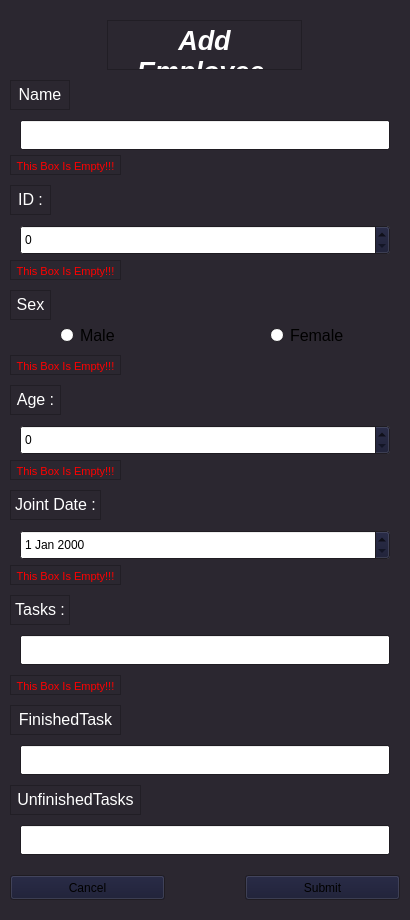
<?xml version="1.0" encoding="UTF-8"?>
<ui version="4.0">
 <class>MainWindow</class>
 <widget class="QMainWindow" name="MainWindow">
  <property name="enabled">
   <bool>true</bool>
  </property>
  <property name="geometry">
   <rect>
    <x>0</x>
    <y>0</y>
    <width>410</width>
    <height>920</height>
   </rect>
  </property>
  <property name="minimumSize">
   <size>
    <width>410</width>
    <height>920</height>
   </size>
  </property>
  <property name="maximumSize">
   <size>
    <width>410</width>
    <height>920</height>
   </size>
  </property>
  <property name="palette">
   <palette>
    <active>
     <colorrole role="Button">
      <brush brushstyle="SolidPattern">
       <color alpha="255">
        <red>21</red>
        <green>23</green>
        <blue>48</blue>
       </color>
      </brush>
     </colorrole>
     <colorrole role="Base">
      <brush brushstyle="SolidPattern">
       <color alpha="255">
        <red>255</red>
        <green>255</green>
        <blue>255</blue>
       </color>
      </brush>
     </colorrole>
     <colorrole role="Window">
      <brush brushstyle="SolidPattern">
       <color alpha="255">
        <red>43</red>
        <green>39</green>
        <blue>48</blue>
       </color>
      </brush>
     </colorrole>
    </active>
    <inactive>
     <colorrole role="Button">
      <brush brushstyle="SolidPattern">
       <color alpha="255">
        <red>21</red>
        <green>23</green>
        <blue>48</blue>
       </color>
      </brush>
     </colorrole>
     <colorrole role="Base">
      <brush brushstyle="SolidPattern">
       <color alpha="255">
        <red>255</red>
        <green>255</green>
        <blue>255</blue>
       </color>
      </brush>
     </colorrole>
     <colorrole role="Window">
      <brush brushstyle="SolidPattern">
       <color alpha="255">
        <red>43</red>
        <green>39</green>
        <blue>48</blue>
       </color>
      </brush>
     </colorrole>
    </inactive>
    <disabled>
     <colorrole role="Button">
      <brush brushstyle="SolidPattern">
       <color alpha="255">
        <red>21</red>
        <green>23</green>
        <blue>48</blue>
       </color>
      </brush>
     </colorrole>
     <colorrole role="Base">
      <brush brushstyle="SolidPattern">
       <color alpha="255">
        <red>43</red>
        <green>39</green>
        <blue>48</blue>
       </color>
      </brush>
     </colorrole>
     <colorrole role="Window">
      <brush brushstyle="SolidPattern">
       <color alpha="255">
        <red>43</red>
        <green>39</green>
        <blue>48</blue>
       </color>
      </brush>
     </colorrole>
    </disabled>
   </palette>
  </property>
  <property name="font">
   <font>
    <family>Segoe UI</family>
    <italic>false</italic>
   </font>
  </property>
  <property name="windowTitle">
   <string>Employee Page</string>
  </property>
  <widget class="QWidget" name="centralwidget">
   <widget class="QTextBrowser" name="MainText">
    <property name="geometry">
     <rect>
      <x>107</x>
      <y>20</y>
      <width>195</width>
      <height>50</height>
     </rect>
    </property>
    <property name="palette">
     <palette>
      <active>
       <colorrole role="Base">
        <brush brushstyle="SolidPattern">
         <color alpha="255">
          <red>43</red>
          <green>39</green>
          <blue>48</blue>
         </color>
        </brush>
       </colorrole>
      </active>
      <inactive>
       <colorrole role="Base">
        <brush brushstyle="SolidPattern">
         <color alpha="255">
          <red>43</red>
          <green>39</green>
          <blue>48</blue>
         </color>
        </brush>
       </colorrole>
      </inactive>
      <disabled>
       <colorrole role="Base">
        <brush brushstyle="SolidPattern">
         <color alpha="255">
          <red>0</red>
          <green>0</green>
          <blue>94</blue>
         </color>
        </brush>
       </colorrole>
      </disabled>
     </palette>
    </property>
    <property name="font">
     <font>
      <family>Segoe UI</family>
      <pointsize>20</pointsize>
      <weight>75</weight>
      <italic>true</italic>
      <bold>true</bold>
     </font>
    </property>
    <property name="verticalScrollBarPolicy">
     <enum>Qt::ScrollBarAlwaysOff</enum>
    </property>
    <property name="horizontalScrollBarPolicy">
     <enum>Qt::ScrollBarAlwaysOff</enum>
    </property>
    <property name="html">
     <string>&lt;!DOCTYPE HTML PUBLIC &quot;-//W3C//DTD HTML 4.0//EN&quot; &quot;http://www.w3.org/TR/REC-html40/strict.dtd&quot;&gt;
&lt;html&gt;&lt;head&gt;&lt;meta name=&quot;qrichtext&quot; content=&quot;1&quot; /&gt;&lt;style type=&quot;text/css&quot;&gt;
p, li { white-space: pre-wrap; }
&lt;/style&gt;&lt;/head&gt;&lt;body style=&quot; font-family:'Segoe UI'; font-size:20pt; font-weight:600; font-style:italic;&quot;&gt;
&lt;p align=&quot;center&quot; style=&quot; margin-top:0px; margin-bottom:0px; margin-left:0px; margin-right:0px; -qt-block-indent:0; text-indent:0px;&quot;&gt;&lt;span style=&quot; color:#ffffff;&quot;&gt;Add Employee &lt;/span&gt;&lt;/p&gt;&lt;/body&gt;&lt;/html&gt;</string>
    </property>
   </widget>
   <widget class="QPushButton" name="submitButton">
    <property name="geometry">
     <rect>
      <x>880</x>
      <y>550</y>
      <width>101</width>
      <height>31</height>
     </rect>
    </property>
    <property name="text">
     <string>Submit</string>
    </property>
   </widget>
   <widget class="QLineEdit" name="NameEdit">
    <property name="geometry">
     <rect>
      <x>20</x>
      <y>120</y>
      <width>370</width>
      <height>30</height>
     </rect>
    </property>
    <property name="styleSheet">
     <string notr="true"/>
    </property>
    <property name="alignment">
     <set>Qt::AlignLeading|Qt::AlignLeft|Qt::AlignVCenter</set>
    </property>
   </widget>
   <widget class="QTextBrowser" name="NameText">
    <property name="geometry">
     <rect>
      <x>10</x>
      <y>80</y>
      <width>60</width>
      <height>30</height>
     </rect>
    </property>
    <property name="palette">
     <palette>
      <active>
       <colorrole role="Base">
        <brush brushstyle="SolidPattern">
         <color alpha="255">
          <red>43</red>
          <green>39</green>
          <blue>48</blue>
         </color>
        </brush>
       </colorrole>
      </active>
      <inactive>
       <colorrole role="Base">
        <brush brushstyle="SolidPattern">
         <color alpha="255">
          <red>43</red>
          <green>39</green>
          <blue>48</blue>
         </color>
        </brush>
       </colorrole>
      </inactive>
      <disabled>
       <colorrole role="Base">
        <brush brushstyle="SolidPattern">
         <color alpha="255">
          <red>0</red>
          <green>0</green>
          <blue>94</blue>
         </color>
        </brush>
       </colorrole>
      </disabled>
     </palette>
    </property>
    <property name="font">
     <font>
      <family>Segoe UI</family>
      <pointsize>20</pointsize>
      <weight>75</weight>
      <italic>true</italic>
      <bold>true</bold>
     </font>
    </property>
    <property name="verticalScrollBarPolicy">
     <enum>Qt::ScrollBarAlwaysOff</enum>
    </property>
    <property name="horizontalScrollBarPolicy">
     <enum>Qt::ScrollBarAlwaysOff</enum>
    </property>
    <property name="html">
     <string>&lt;!DOCTYPE HTML PUBLIC &quot;-//W3C//DTD HTML 4.0//EN&quot; &quot;http://www.w3.org/TR/REC-html40/strict.dtd&quot;&gt;
&lt;html&gt;&lt;head&gt;&lt;meta name=&quot;qrichtext&quot; content=&quot;1&quot; /&gt;&lt;style type=&quot;text/css&quot;&gt;
p, li { white-space: pre-wrap; }
&lt;/style&gt;&lt;/head&gt;&lt;body style=&quot; font-family:'Segoe UI'; font-size:20pt; font-weight:600; font-style:italic;&quot;&gt;
&lt;p align=&quot;center&quot; style=&quot; margin-top:0px; margin-bottom:0px; margin-left:0px; margin-right:0px; -qt-block-indent:0; text-indent:0px;&quot;&gt;&lt;span style=&quot; font-size:12pt; font-weight:400; font-style:normal; color:#ffffff;&quot;&gt;Name :&lt;/span&gt;&lt;/p&gt;&lt;/body&gt;&lt;/html&gt;</string>
    </property>
   </widget>
   <widget class="QTextBrowser" name="IDText">
    <property name="geometry">
     <rect>
      <x>10</x>
      <y>185</y>
      <width>41</width>
      <height>30</height>
     </rect>
    </property>
    <property name="palette">
     <palette>
      <active>
       <colorrole role="Base">
        <brush brushstyle="SolidPattern">
         <color alpha="255">
          <red>43</red>
          <green>39</green>
          <blue>48</blue>
         </color>
        </brush>
       </colorrole>
      </active>
      <inactive>
       <colorrole role="Base">
        <brush brushstyle="SolidPattern">
         <color alpha="255">
          <red>43</red>
          <green>39</green>
          <blue>48</blue>
         </color>
        </brush>
       </colorrole>
      </inactive>
      <disabled>
       <colorrole role="Base">
        <brush brushstyle="SolidPattern">
         <color alpha="255">
          <red>0</red>
          <green>0</green>
          <blue>94</blue>
         </color>
        </brush>
       </colorrole>
      </disabled>
     </palette>
    </property>
    <property name="font">
     <font>
      <family>Segoe UI</family>
      <pointsize>20</pointsize>
      <weight>75</weight>
      <italic>true</italic>
      <bold>true</bold>
     </font>
    </property>
    <property name="verticalScrollBarPolicy">
     <enum>Qt::ScrollBarAlwaysOff</enum>
    </property>
    <property name="horizontalScrollBarPolicy">
     <enum>Qt::ScrollBarAlwaysOff</enum>
    </property>
    <property name="html">
     <string>&lt;!DOCTYPE HTML PUBLIC &quot;-//W3C//DTD HTML 4.0//EN&quot; &quot;http://www.w3.org/TR/REC-html40/strict.dtd&quot;&gt;
&lt;html&gt;&lt;head&gt;&lt;meta name=&quot;qrichtext&quot; content=&quot;1&quot; /&gt;&lt;style type=&quot;text/css&quot;&gt;
p, li { white-space: pre-wrap; }
&lt;/style&gt;&lt;/head&gt;&lt;body style=&quot; font-family:'Segoe UI'; font-size:20pt; font-weight:600; font-style:italic;&quot;&gt;
&lt;p align=&quot;center&quot; style=&quot; margin-top:0px; margin-bottom:0px; margin-left:0px; margin-right:0px; -qt-block-indent:0; text-indent:0px;&quot;&gt;&lt;span style=&quot; font-size:12pt; font-weight:400; font-style:normal; color:#ffffff;&quot;&gt;ID :&lt;/span&gt;&lt;/p&gt;&lt;/body&gt;&lt;/html&gt;</string>
    </property>
   </widget>
   <widget class="QTextBrowser" name="SexText">
    <property name="geometry">
     <rect>
      <x>10</x>
      <y>290</y>
      <width>41</width>
      <height>30</height>
     </rect>
    </property>
    <property name="palette">
     <palette>
      <active>
       <colorrole role="Base">
        <brush brushstyle="SolidPattern">
         <color alpha="255">
          <red>43</red>
          <green>39</green>
          <blue>48</blue>
         </color>
        </brush>
       </colorrole>
      </active>
      <inactive>
       <colorrole role="Base">
        <brush brushstyle="SolidPattern">
         <color alpha="255">
          <red>43</red>
          <green>39</green>
          <blue>48</blue>
         </color>
        </brush>
       </colorrole>
      </inactive>
      <disabled>
       <colorrole role="Base">
        <brush brushstyle="SolidPattern">
         <color alpha="255">
          <red>0</red>
          <green>0</green>
          <blue>94</blue>
         </color>
        </brush>
       </colorrole>
      </disabled>
     </palette>
    </property>
    <property name="font">
     <font>
      <family>Segoe UI</family>
      <pointsize>20</pointsize>
      <weight>75</weight>
      <italic>true</italic>
      <bold>true</bold>
     </font>
    </property>
    <property name="verticalScrollBarPolicy">
     <enum>Qt::ScrollBarAlwaysOff</enum>
    </property>
    <property name="horizontalScrollBarPolicy">
     <enum>Qt::ScrollBarAlwaysOff</enum>
    </property>
    <property name="html">
     <string>&lt;!DOCTYPE HTML PUBLIC &quot;-//W3C//DTD HTML 4.0//EN&quot; &quot;http://www.w3.org/TR/REC-html40/strict.dtd&quot;&gt;
&lt;html&gt;&lt;head&gt;&lt;meta name=&quot;qrichtext&quot; content=&quot;1&quot; /&gt;&lt;style type=&quot;text/css&quot;&gt;
p, li { white-space: pre-wrap; }
&lt;/style&gt;&lt;/head&gt;&lt;body style=&quot; font-family:'Segoe UI'; font-size:20pt; font-weight:600; font-style:italic;&quot;&gt;
&lt;p align=&quot;center&quot; style=&quot; margin-top:0px; margin-bottom:0px; margin-left:0px; margin-right:0px; -qt-block-indent:0; text-indent:0px;&quot;&gt;&lt;span style=&quot; font-size:12pt; font-weight:400; font-style:normal; color:#ffffff;&quot;&gt;Sex :&lt;/span&gt;&lt;/p&gt;&lt;/body&gt;&lt;/html&gt;</string>
    </property>
   </widget>
   <widget class="QRadioButton" name="MaleradioButton">
    <property name="geometry">
     <rect>
      <x>60</x>
      <y>325</y>
      <width>80</width>
      <height>20</height>
     </rect>
    </property>
    <property name="font">
     <font>
      <pointsize>12</pointsize>
     </font>
    </property>
    <property name="text">
     <string>Male</string>
    </property>
   </widget>
   <widget class="QRadioButton" name="FemaleradioButton">
    <property name="geometry">
     <rect>
      <x>270</x>
      <y>325</y>
      <width>80</width>
      <height>20</height>
     </rect>
    </property>
    <property name="font">
     <font>
      <pointsize>12</pointsize>
     </font>
    </property>
    <property name="text">
     <string>Female</string>
    </property>
   </widget>
   <widget class="QTextBrowser" name="AgeText">
    <property name="geometry">
     <rect>
      <x>10</x>
      <y>385</y>
      <width>51</width>
      <height>30</height>
     </rect>
    </property>
    <property name="palette">
     <palette>
      <active>
       <colorrole role="Base">
        <brush brushstyle="SolidPattern">
         <color alpha="255">
          <red>43</red>
          <green>39</green>
          <blue>48</blue>
         </color>
        </brush>
       </colorrole>
      </active>
      <inactive>
       <colorrole role="Base">
        <brush brushstyle="SolidPattern">
         <color alpha="255">
          <red>43</red>
          <green>39</green>
          <blue>48</blue>
         </color>
        </brush>
       </colorrole>
      </inactive>
      <disabled>
       <colorrole role="Base">
        <brush brushstyle="SolidPattern">
         <color alpha="255">
          <red>0</red>
          <green>0</green>
          <blue>94</blue>
         </color>
        </brush>
       </colorrole>
      </disabled>
     </palette>
    </property>
    <property name="font">
     <font>
      <family>Segoe UI</family>
      <pointsize>20</pointsize>
      <weight>75</weight>
      <italic>true</italic>
      <bold>true</bold>
     </font>
    </property>
    <property name="verticalScrollBarPolicy">
     <enum>Qt::ScrollBarAlwaysOff</enum>
    </property>
    <property name="horizontalScrollBarPolicy">
     <enum>Qt::ScrollBarAlwaysOff</enum>
    </property>
    <property name="html">
     <string>&lt;!DOCTYPE HTML PUBLIC &quot;-//W3C//DTD HTML 4.0//EN&quot; &quot;http://www.w3.org/TR/REC-html40/strict.dtd&quot;&gt;
&lt;html&gt;&lt;head&gt;&lt;meta name=&quot;qrichtext&quot; content=&quot;1&quot; /&gt;&lt;style type=&quot;text/css&quot;&gt;
p, li { white-space: pre-wrap; }
&lt;/style&gt;&lt;/head&gt;&lt;body style=&quot; font-family:'Segoe UI'; font-size:20pt; font-weight:600; font-style:italic;&quot;&gt;
&lt;p align=&quot;center&quot; style=&quot; margin-top:0px; margin-bottom:0px; margin-left:0px; margin-right:0px; -qt-block-indent:0; text-indent:0px;&quot;&gt;&lt;span style=&quot; font-size:12pt; font-weight:400; font-style:normal; color:#ffffff;&quot;&gt;Age :&lt;/span&gt;&lt;/p&gt;&lt;/body&gt;&lt;/html&gt;</string>
    </property>
   </widget>
   <widget class="QTextBrowser" name="JointDateText">
    <property name="geometry">
     <rect>
      <x>10</x>
      <y>490</y>
      <width>91</width>
      <height>30</height>
     </rect>
    </property>
    <property name="palette">
     <palette>
      <active>
       <colorrole role="Base">
        <brush brushstyle="SolidPattern">
         <color alpha="255">
          <red>43</red>
          <green>39</green>
          <blue>48</blue>
         </color>
        </brush>
       </colorrole>
      </active>
      <inactive>
       <colorrole role="Base">
        <brush brushstyle="SolidPattern">
         <color alpha="255">
          <red>43</red>
          <green>39</green>
          <blue>48</blue>
         </color>
        </brush>
       </colorrole>
      </inactive>
      <disabled>
       <colorrole role="Base">
        <brush brushstyle="SolidPattern">
         <color alpha="255">
          <red>0</red>
          <green>0</green>
          <blue>94</blue>
         </color>
        </brush>
       </colorrole>
      </disabled>
     </palette>
    </property>
    <property name="font">
     <font>
      <family>Segoe UI</family>
      <pointsize>20</pointsize>
      <weight>75</weight>
      <italic>true</italic>
      <bold>true</bold>
     </font>
    </property>
    <property name="verticalScrollBarPolicy">
     <enum>Qt::ScrollBarAlwaysOff</enum>
    </property>
    <property name="horizontalScrollBarPolicy">
     <enum>Qt::ScrollBarAlwaysOff</enum>
    </property>
    <property name="html">
     <string>&lt;!DOCTYPE HTML PUBLIC &quot;-//W3C//DTD HTML 4.0//EN&quot; &quot;http://www.w3.org/TR/REC-html40/strict.dtd&quot;&gt;
&lt;html&gt;&lt;head&gt;&lt;meta name=&quot;qrichtext&quot; content=&quot;1&quot; /&gt;&lt;style type=&quot;text/css&quot;&gt;
p, li { white-space: pre-wrap; }
&lt;/style&gt;&lt;/head&gt;&lt;body style=&quot; font-family:'Segoe UI'; font-size:20pt; font-weight:600; font-style:italic;&quot;&gt;
&lt;p align=&quot;center&quot; style=&quot; margin-top:0px; margin-bottom:0px; margin-left:0px; margin-right:0px; -qt-block-indent:0; text-indent:0px;&quot;&gt;&lt;span style=&quot; font-size:12pt; font-weight:400; font-style:normal; color:#ffffff;&quot;&gt;Joint Date :&lt;/span&gt;&lt;/p&gt;&lt;/body&gt;&lt;/html&gt;</string>
    </property>
   </widget>
   <widget class="QTextBrowser" name="TasksText">
    <property name="geometry">
     <rect>
      <x>10</x>
      <y>595</y>
      <width>60</width>
      <height>30</height>
     </rect>
    </property>
    <property name="palette">
     <palette>
      <active>
       <colorrole role="Base">
        <brush brushstyle="SolidPattern">
         <color alpha="255">
          <red>43</red>
          <green>39</green>
          <blue>48</blue>
         </color>
        </brush>
       </colorrole>
      </active>
      <inactive>
       <colorrole role="Base">
        <brush brushstyle="SolidPattern">
         <color alpha="255">
          <red>43</red>
          <green>39</green>
          <blue>48</blue>
         </color>
        </brush>
       </colorrole>
      </inactive>
      <disabled>
       <colorrole role="Base">
        <brush brushstyle="SolidPattern">
         <color alpha="255">
          <red>0</red>
          <green>0</green>
          <blue>94</blue>
         </color>
        </brush>
       </colorrole>
      </disabled>
     </palette>
    </property>
    <property name="font">
     <font>
      <family>Segoe UI</family>
      <pointsize>20</pointsize>
      <weight>75</weight>
      <italic>true</italic>
      <bold>true</bold>
     </font>
    </property>
    <property name="verticalScrollBarPolicy">
     <enum>Qt::ScrollBarAlwaysOff</enum>
    </property>
    <property name="horizontalScrollBarPolicy">
     <enum>Qt::ScrollBarAlwaysOff</enum>
    </property>
    <property name="html">
     <string>&lt;!DOCTYPE HTML PUBLIC &quot;-//W3C//DTD HTML 4.0//EN&quot; &quot;http://www.w3.org/TR/REC-html40/strict.dtd&quot;&gt;
&lt;html&gt;&lt;head&gt;&lt;meta name=&quot;qrichtext&quot; content=&quot;1&quot; /&gt;&lt;style type=&quot;text/css&quot;&gt;
p, li { white-space: pre-wrap; }
&lt;/style&gt;&lt;/head&gt;&lt;body style=&quot; font-family:'Segoe UI'; font-size:20pt; font-weight:600; font-style:italic;&quot;&gt;
&lt;p align=&quot;center&quot; style=&quot; margin-top:0px; margin-bottom:0px; margin-left:0px; margin-right:0px; -qt-block-indent:0; text-indent:0px;&quot;&gt;&lt;span style=&quot; font-size:12pt; font-weight:400; font-style:normal; color:#ffffff;&quot;&gt;Tasks :&lt;/span&gt;&lt;/p&gt;&lt;/body&gt;&lt;/html&gt;</string>
    </property>
   </widget>
   <widget class="QTextBrowser" name="FinishedTasksText">
    <property name="geometry">
     <rect>
      <x>10</x>
      <y>705</y>
      <width>111</width>
      <height>30</height>
     </rect>
    </property>
    <property name="palette">
     <palette>
      <active>
       <colorrole role="Base">
        <brush brushstyle="SolidPattern">
         <color alpha="255">
          <red>43</red>
          <green>39</green>
          <blue>48</blue>
         </color>
        </brush>
       </colorrole>
      </active>
      <inactive>
       <colorrole role="Base">
        <brush brushstyle="SolidPattern">
         <color alpha="255">
          <red>43</red>
          <green>39</green>
          <blue>48</blue>
         </color>
        </brush>
       </colorrole>
      </inactive>
      <disabled>
       <colorrole role="Base">
        <brush brushstyle="SolidPattern">
         <color alpha="255">
          <red>0</red>
          <green>0</green>
          <blue>94</blue>
         </color>
        </brush>
       </colorrole>
      </disabled>
     </palette>
    </property>
    <property name="font">
     <font>
      <family>Segoe UI</family>
      <pointsize>20</pointsize>
      <weight>75</weight>
      <italic>true</italic>
      <bold>true</bold>
     </font>
    </property>
    <property name="verticalScrollBarPolicy">
     <enum>Qt::ScrollBarAlwaysOff</enum>
    </property>
    <property name="horizontalScrollBarPolicy">
     <enum>Qt::ScrollBarAlwaysOff</enum>
    </property>
    <property name="html">
     <string>&lt;!DOCTYPE HTML PUBLIC &quot;-//W3C//DTD HTML 4.0//EN&quot; &quot;http://www.w3.org/TR/REC-html40/strict.dtd&quot;&gt;
&lt;html&gt;&lt;head&gt;&lt;meta name=&quot;qrichtext&quot; content=&quot;1&quot; /&gt;&lt;style type=&quot;text/css&quot;&gt;
p, li { white-space: pre-wrap; }
&lt;/style&gt;&lt;/head&gt;&lt;body style=&quot; font-family:'Segoe UI'; font-size:20pt; font-weight:600; font-style:italic;&quot;&gt;
&lt;p align=&quot;center&quot; style=&quot; margin-top:0px; margin-bottom:0px; margin-left:0px; margin-right:0px; -qt-block-indent:0; text-indent:0px;&quot;&gt;&lt;span style=&quot; font-size:12pt; font-weight:400; font-style:normal; color:#ffffff;&quot;&gt;FinishedTasks :&lt;/span&gt;&lt;/p&gt;&lt;/body&gt;&lt;/html&gt;</string>
    </property>
   </widget>
   <widget class="QLineEdit" name="TasksEdit">
    <property name="geometry">
     <rect>
      <x>20</x>
      <y>635</y>
      <width>370</width>
      <height>30</height>
     </rect>
    </property>
    <property name="alignment">
     <set>Qt::AlignLeading|Qt::AlignLeft|Qt::AlignVCenter</set>
    </property>
   </widget>
   <widget class="QLineEdit" name="FinishedTasksEdit">
    <property name="geometry">
     <rect>
      <x>20</x>
      <y>745</y>
      <width>370</width>
      <height>30</height>
     </rect>
    </property>
    <property name="alignment">
     <set>Qt::AlignLeading|Qt::AlignLeft|Qt::AlignVCenter</set>
    </property>
   </widget>
   <widget class="QTextBrowser" name="UnfinishedTasksText">
    <property name="geometry">
     <rect>
      <x>10</x>
      <y>785</y>
      <width>131</width>
      <height>30</height>
     </rect>
    </property>
    <property name="palette">
     <palette>
      <active>
       <colorrole role="Base">
        <brush brushstyle="SolidPattern">
         <color alpha="255">
          <red>43</red>
          <green>39</green>
          <blue>48</blue>
         </color>
        </brush>
       </colorrole>
      </active>
      <inactive>
       <colorrole role="Base">
        <brush brushstyle="SolidPattern">
         <color alpha="255">
          <red>43</red>
          <green>39</green>
          <blue>48</blue>
         </color>
        </brush>
       </colorrole>
      </inactive>
      <disabled>
       <colorrole role="Base">
        <brush brushstyle="SolidPattern">
         <color alpha="255">
          <red>0</red>
          <green>0</green>
          <blue>94</blue>
         </color>
        </brush>
       </colorrole>
      </disabled>
     </palette>
    </property>
    <property name="font">
     <font>
      <family>Segoe UI</family>
      <pointsize>20</pointsize>
      <weight>75</weight>
      <italic>true</italic>
      <bold>true</bold>
     </font>
    </property>
    <property name="verticalScrollBarPolicy">
     <enum>Qt::ScrollBarAlwaysOff</enum>
    </property>
    <property name="horizontalScrollBarPolicy">
     <enum>Qt::ScrollBarAlwaysOff</enum>
    </property>
    <property name="html">
     <string>&lt;!DOCTYPE HTML PUBLIC &quot;-//W3C//DTD HTML 4.0//EN&quot; &quot;http://www.w3.org/TR/REC-html40/strict.dtd&quot;&gt;
&lt;html&gt;&lt;head&gt;&lt;meta name=&quot;qrichtext&quot; content=&quot;1&quot; /&gt;&lt;style type=&quot;text/css&quot;&gt;
p, li { white-space: pre-wrap; }
&lt;/style&gt;&lt;/head&gt;&lt;body style=&quot; font-family:'Segoe UI'; font-size:20pt; font-weight:600; font-style:italic;&quot;&gt;
&lt;p align=&quot;center&quot; style=&quot; margin-top:0px; margin-bottom:0px; margin-left:0px; margin-right:0px; -qt-block-indent:0; text-indent:0px;&quot;&gt;&lt;span style=&quot; font-size:12pt; font-weight:400; font-style:normal; color:#ffffff;&quot;&gt;UnfinishedTasks :&lt;/span&gt;&lt;/p&gt;&lt;/body&gt;&lt;/html&gt;</string>
    </property>
   </widget>
   <widget class="QLineEdit" name="UnfinishedTasksEdit">
    <property name="geometry">
     <rect>
      <x>20</x>
      <y>825</y>
      <width>370</width>
      <height>30</height>
     </rect>
    </property>
    <property name="alignment">
     <set>Qt::AlignLeading|Qt::AlignLeft|Qt::AlignVCenter</set>
    </property>
   </widget>
   <widget class="QDateEdit" name="dateEdit">
    <property name="geometry">
     <rect>
      <x>20</x>
      <y>530</y>
      <width>370</width>
      <height>30</height>
     </rect>
    </property>
   </widget>
   <widget class="QSpinBox" name="IDspinBox">
    <property name="geometry">
     <rect>
      <x>20</x>
      <y>225</y>
      <width>370</width>
      <height>30</height>
     </rect>
    </property>
    <property name="alignment">
     <set>Qt::AlignLeading|Qt::AlignLeft|Qt::AlignVCenter</set>
    </property>
    <property name="maximum">
     <number>99</number>
    </property>
   </widget>
   <widget class="QSpinBox" name="AgespinBox">
    <property name="geometry">
     <rect>
      <x>20</x>
      <y>425</y>
      <width>370</width>
      <height>30</height>
     </rect>
    </property>
    <property name="maximum">
     <number>99</number>
    </property>
   </widget>
   <widget class="QPushButton" name="SubmitpushButton">
    <property name="geometry">
     <rect>
      <x>245</x>
      <y>875</y>
      <width>155</width>
      <height>25</height>
     </rect>
    </property>
    <property name="styleSheet">
     <string notr="true"/>
    </property>
    <property name="text">
     <string>Submit</string>
    </property>
   </widget>
   <widget class="QPushButton" name="CanclepushButton">
    <property name="geometry">
     <rect>
      <x>10</x>
      <y>875</y>
      <width>155</width>
      <height>25</height>
     </rect>
    </property>
    <property name="styleSheet">
     <string notr="true"/>
    </property>
    <property name="text">
     <string>Cancel</string>
    </property>
   </widget>
   <widget class="QTextBrowser" name="AlertText_1">
    <property name="geometry">
     <rect>
      <x>10</x>
      <y>155</y>
      <width>111</width>
      <height>20</height>
     </rect>
    </property>
    <property name="palette">
     <palette>
      <active>
       <colorrole role="Base">
        <brush brushstyle="SolidPattern">
         <color alpha="255">
          <red>43</red>
          <green>39</green>
          <blue>48</blue>
         </color>
        </brush>
       </colorrole>
      </active>
      <inactive>
       <colorrole role="Base">
        <brush brushstyle="SolidPattern">
         <color alpha="255">
          <red>43</red>
          <green>39</green>
          <blue>48</blue>
         </color>
        </brush>
       </colorrole>
      </inactive>
      <disabled>
       <colorrole role="Base">
        <brush brushstyle="SolidPattern">
         <color alpha="255">
          <red>0</red>
          <green>0</green>
          <blue>94</blue>
         </color>
        </brush>
       </colorrole>
      </disabled>
     </palette>
    </property>
    <property name="font">
     <font>
      <family>Segoe UI</family>
      <pointsize>20</pointsize>
      <weight>75</weight>
      <italic>true</italic>
      <bold>true</bold>
     </font>
    </property>
    <property name="styleSheet">
     <string notr="true"/>
    </property>
    <property name="verticalScrollBarPolicy">
     <enum>Qt::ScrollBarAlwaysOff</enum>
    </property>
    <property name="horizontalScrollBarPolicy">
     <enum>Qt::ScrollBarAlwaysOff</enum>
    </property>
    <property name="html">
     <string>&lt;!DOCTYPE HTML PUBLIC &quot;-//W3C//DTD HTML 4.0//EN&quot; &quot;http://www.w3.org/TR/REC-html40/strict.dtd&quot;&gt;
&lt;html&gt;&lt;head&gt;&lt;meta name=&quot;qrichtext&quot; content=&quot;1&quot; /&gt;&lt;style type=&quot;text/css&quot;&gt;
p, li { white-space: pre-wrap; }
&lt;/style&gt;&lt;/head&gt;&lt;body style=&quot; font-family:'Segoe UI'; font-size:20pt; font-weight:600; font-style:italic;&quot;&gt;
&lt;p align=&quot;center&quot; style=&quot; margin-top:0px; margin-bottom:0px; margin-left:0px; margin-right:0px; -qt-block-indent:0; text-indent:0px;&quot;&gt;&lt;span style=&quot; font-size:8pt; font-weight:400; font-style:normal; color:#ff0000;&quot;&gt;This Box Is Empty!!!&lt;/span&gt;&lt;/p&gt;&lt;/body&gt;&lt;/html&gt;</string>
    </property>
   </widget>
   <widget class="QTextBrowser" name="AlertText_2">
    <property name="geometry">
     <rect>
      <x>10</x>
      <y>260</y>
      <width>111</width>
      <height>20</height>
     </rect>
    </property>
    <property name="palette">
     <palette>
      <active>
       <colorrole role="Base">
        <brush brushstyle="SolidPattern">
         <color alpha="255">
          <red>43</red>
          <green>39</green>
          <blue>48</blue>
         </color>
        </brush>
       </colorrole>
      </active>
      <inactive>
       <colorrole role="Base">
        <brush brushstyle="SolidPattern">
         <color alpha="255">
          <red>43</red>
          <green>39</green>
          <blue>48</blue>
         </color>
        </brush>
       </colorrole>
      </inactive>
      <disabled>
       <colorrole role="Base">
        <brush brushstyle="SolidPattern">
         <color alpha="255">
          <red>0</red>
          <green>0</green>
          <blue>94</blue>
         </color>
        </brush>
       </colorrole>
      </disabled>
     </palette>
    </property>
    <property name="font">
     <font>
      <family>Segoe UI</family>
      <pointsize>20</pointsize>
      <weight>75</weight>
      <italic>true</italic>
      <bold>true</bold>
     </font>
    </property>
    <property name="verticalScrollBarPolicy">
     <enum>Qt::ScrollBarAlwaysOff</enum>
    </property>
    <property name="horizontalScrollBarPolicy">
     <enum>Qt::ScrollBarAlwaysOff</enum>
    </property>
    <property name="html">
     <string>&lt;!DOCTYPE HTML PUBLIC &quot;-//W3C//DTD HTML 4.0//EN&quot; &quot;http://www.w3.org/TR/REC-html40/strict.dtd&quot;&gt;
&lt;html&gt;&lt;head&gt;&lt;meta name=&quot;qrichtext&quot; content=&quot;1&quot; /&gt;&lt;style type=&quot;text/css&quot;&gt;
p, li { white-space: pre-wrap; }
&lt;/style&gt;&lt;/head&gt;&lt;body style=&quot; font-family:'Segoe UI'; font-size:20pt; font-weight:600; font-style:italic;&quot;&gt;
&lt;p align=&quot;center&quot; style=&quot; margin-top:0px; margin-bottom:0px; margin-left:0px; margin-right:0px; -qt-block-indent:0; text-indent:0px;&quot;&gt;&lt;span style=&quot; font-size:8pt; font-weight:400; font-style:normal; color:#ff0000;&quot;&gt;This Box Is Empty!!!&lt;/span&gt;&lt;/p&gt;&lt;/body&gt;&lt;/html&gt;</string>
    </property>
   </widget>
   <widget class="QTextBrowser" name="AlertText_3">
    <property name="geometry">
     <rect>
      <x>10</x>
      <y>355</y>
      <width>111</width>
      <height>20</height>
     </rect>
    </property>
    <property name="palette">
     <palette>
      <active>
       <colorrole role="Base">
        <brush brushstyle="SolidPattern">
         <color alpha="255">
          <red>43</red>
          <green>39</green>
          <blue>48</blue>
         </color>
        </brush>
       </colorrole>
      </active>
      <inactive>
       <colorrole role="Base">
        <brush brushstyle="SolidPattern">
         <color alpha="255">
          <red>43</red>
          <green>39</green>
          <blue>48</blue>
         </color>
        </brush>
       </colorrole>
      </inactive>
      <disabled>
       <colorrole role="Base">
        <brush brushstyle="SolidPattern">
         <color alpha="255">
          <red>0</red>
          <green>0</green>
          <blue>94</blue>
         </color>
        </brush>
       </colorrole>
      </disabled>
     </palette>
    </property>
    <property name="font">
     <font>
      <family>Segoe UI</family>
      <pointsize>20</pointsize>
      <weight>75</weight>
      <italic>true</italic>
      <bold>true</bold>
     </font>
    </property>
    <property name="verticalScrollBarPolicy">
     <enum>Qt::ScrollBarAlwaysOff</enum>
    </property>
    <property name="horizontalScrollBarPolicy">
     <enum>Qt::ScrollBarAlwaysOff</enum>
    </property>
    <property name="html">
     <string>&lt;!DOCTYPE HTML PUBLIC &quot;-//W3C//DTD HTML 4.0//EN&quot; &quot;http://www.w3.org/TR/REC-html40/strict.dtd&quot;&gt;
&lt;html&gt;&lt;head&gt;&lt;meta name=&quot;qrichtext&quot; content=&quot;1&quot; /&gt;&lt;style type=&quot;text/css&quot;&gt;
p, li { white-space: pre-wrap; }
&lt;/style&gt;&lt;/head&gt;&lt;body style=&quot; font-family:'Segoe UI'; font-size:20pt; font-weight:600; font-style:italic;&quot;&gt;
&lt;p align=&quot;center&quot; style=&quot; margin-top:0px; margin-bottom:0px; margin-left:0px; margin-right:0px; -qt-block-indent:0; text-indent:0px;&quot;&gt;&lt;span style=&quot; font-size:8pt; font-weight:400; font-style:normal; color:#ff0000;&quot;&gt;This Box Is Empty!!!&lt;/span&gt;&lt;/p&gt;&lt;/body&gt;&lt;/html&gt;</string>
    </property>
   </widget>
   <widget class="QTextBrowser" name="AlertText_4">
    <property name="geometry">
     <rect>
      <x>10</x>
      <y>460</y>
      <width>111</width>
      <height>20</height>
     </rect>
    </property>
    <property name="palette">
     <palette>
      <active>
       <colorrole role="Base">
        <brush brushstyle="SolidPattern">
         <color alpha="255">
          <red>43</red>
          <green>39</green>
          <blue>48</blue>
         </color>
        </brush>
       </colorrole>
      </active>
      <inactive>
       <colorrole role="Base">
        <brush brushstyle="SolidPattern">
         <color alpha="255">
          <red>43</red>
          <green>39</green>
          <blue>48</blue>
         </color>
        </brush>
       </colorrole>
      </inactive>
      <disabled>
       <colorrole role="Base">
        <brush brushstyle="SolidPattern">
         <color alpha="255">
          <red>0</red>
          <green>0</green>
          <blue>94</blue>
         </color>
        </brush>
       </colorrole>
      </disabled>
     </palette>
    </property>
    <property name="font">
     <font>
      <family>Segoe UI</family>
      <pointsize>20</pointsize>
      <weight>75</weight>
      <italic>true</italic>
      <bold>true</bold>
     </font>
    </property>
    <property name="verticalScrollBarPolicy">
     <enum>Qt::ScrollBarAlwaysOff</enum>
    </property>
    <property name="horizontalScrollBarPolicy">
     <enum>Qt::ScrollBarAlwaysOff</enum>
    </property>
    <property name="html">
     <string>&lt;!DOCTYPE HTML PUBLIC &quot;-//W3C//DTD HTML 4.0//EN&quot; &quot;http://www.w3.org/TR/REC-html40/strict.dtd&quot;&gt;
&lt;html&gt;&lt;head&gt;&lt;meta name=&quot;qrichtext&quot; content=&quot;1&quot; /&gt;&lt;style type=&quot;text/css&quot;&gt;
p, li { white-space: pre-wrap; }
&lt;/style&gt;&lt;/head&gt;&lt;body style=&quot; font-family:'Segoe UI'; font-size:20pt; font-weight:600; font-style:italic;&quot;&gt;
&lt;p align=&quot;center&quot; style=&quot; margin-top:0px; margin-bottom:0px; margin-left:0px; margin-right:0px; -qt-block-indent:0; text-indent:0px;&quot;&gt;&lt;span style=&quot; font-size:8pt; font-weight:400; font-style:normal; color:#ff0000;&quot;&gt;This Box Is Empty!!!&lt;/span&gt;&lt;/p&gt;&lt;/body&gt;&lt;/html&gt;</string>
    </property>
   </widget>
   <widget class="QTextBrowser" name="AlertText_5">
    <property name="geometry">
     <rect>
      <x>10</x>
      <y>565</y>
      <width>111</width>
      <height>20</height>
     </rect>
    </property>
    <property name="palette">
     <palette>
      <active>
       <colorrole role="Base">
        <brush brushstyle="SolidPattern">
         <color alpha="255">
          <red>43</red>
          <green>39</green>
          <blue>48</blue>
         </color>
        </brush>
       </colorrole>
      </active>
      <inactive>
       <colorrole role="Base">
        <brush brushstyle="SolidPattern">
         <color alpha="255">
          <red>43</red>
          <green>39</green>
          <blue>48</blue>
         </color>
        </brush>
       </colorrole>
      </inactive>
      <disabled>
       <colorrole role="Base">
        <brush brushstyle="SolidPattern">
         <color alpha="255">
          <red>0</red>
          <green>0</green>
          <blue>94</blue>
         </color>
        </brush>
       </colorrole>
      </disabled>
     </palette>
    </property>
    <property name="font">
     <font>
      <family>Segoe UI</family>
      <pointsize>20</pointsize>
      <weight>75</weight>
      <italic>true</italic>
      <bold>true</bold>
     </font>
    </property>
    <property name="verticalScrollBarPolicy">
     <enum>Qt::ScrollBarAlwaysOff</enum>
    </property>
    <property name="horizontalScrollBarPolicy">
     <enum>Qt::ScrollBarAlwaysOff</enum>
    </property>
    <property name="html">
     <string>&lt;!DOCTYPE HTML PUBLIC &quot;-//W3C//DTD HTML 4.0//EN&quot; &quot;http://www.w3.org/TR/REC-html40/strict.dtd&quot;&gt;
&lt;html&gt;&lt;head&gt;&lt;meta name=&quot;qrichtext&quot; content=&quot;1&quot; /&gt;&lt;style type=&quot;text/css&quot;&gt;
p, li { white-space: pre-wrap; }
&lt;/style&gt;&lt;/head&gt;&lt;body style=&quot; font-family:'Segoe UI'; font-size:20pt; font-weight:600; font-style:italic;&quot;&gt;
&lt;p align=&quot;center&quot; style=&quot; margin-top:0px; margin-bottom:0px; margin-left:0px; margin-right:0px; -qt-block-indent:0; text-indent:0px;&quot;&gt;&lt;span style=&quot; font-size:8pt; font-weight:400; font-style:normal; color:#ff0000;&quot;&gt;This Box Is Empty!!!&lt;/span&gt;&lt;/p&gt;&lt;/body&gt;&lt;/html&gt;</string>
    </property>
   </widget>
   <widget class="QTextBrowser" name="AlertText_6">
    <property name="geometry">
     <rect>
      <x>10</x>
      <y>675</y>
      <width>111</width>
      <height>20</height>
     </rect>
    </property>
    <property name="palette">
     <palette>
      <active>
       <colorrole role="Base">
        <brush brushstyle="SolidPattern">
         <color alpha="255">
          <red>43</red>
          <green>39</green>
          <blue>48</blue>
         </color>
        </brush>
       </colorrole>
      </active>
      <inactive>
       <colorrole role="Base">
        <brush brushstyle="SolidPattern">
         <color alpha="255">
          <red>43</red>
          <green>39</green>
          <blue>48</blue>
         </color>
        </brush>
       </colorrole>
      </inactive>
      <disabled>
       <colorrole role="Base">
        <brush brushstyle="SolidPattern">
         <color alpha="255">
          <red>0</red>
          <green>0</green>
          <blue>94</blue>
         </color>
        </brush>
       </colorrole>
      </disabled>
     </palette>
    </property>
    <property name="font">
     <font>
      <family>Segoe UI</family>
      <pointsize>20</pointsize>
      <weight>75</weight>
      <italic>true</italic>
      <bold>true</bold>
     </font>
    </property>
    <property name="verticalScrollBarPolicy">
     <enum>Qt::ScrollBarAlwaysOff</enum>
    </property>
    <property name="horizontalScrollBarPolicy">
     <enum>Qt::ScrollBarAlwaysOff</enum>
    </property>
    <property name="html">
     <string>&lt;!DOCTYPE HTML PUBLIC &quot;-//W3C//DTD HTML 4.0//EN&quot; &quot;http://www.w3.org/TR/REC-html40/strict.dtd&quot;&gt;
&lt;html&gt;&lt;head&gt;&lt;meta name=&quot;qrichtext&quot; content=&quot;1&quot; /&gt;&lt;style type=&quot;text/css&quot;&gt;
p, li { white-space: pre-wrap; }
&lt;/style&gt;&lt;/head&gt;&lt;body style=&quot; font-family:'Segoe UI'; font-size:20pt; font-weight:600; font-style:italic;&quot;&gt;
&lt;p align=&quot;center&quot; style=&quot; margin-top:0px; margin-bottom:0px; margin-left:0px; margin-right:0px; -qt-block-indent:0; text-indent:0px;&quot;&gt;&lt;span style=&quot; font-size:8pt; font-weight:400; font-style:normal; color:#ff0000;&quot;&gt;This Box Is Empty!!!&lt;/span&gt;&lt;/p&gt;&lt;/body&gt;&lt;/html&gt;</string>
    </property>
   </widget>
  </widget>
 </widget>
 <resources/>
 <connections/>
</ui>
